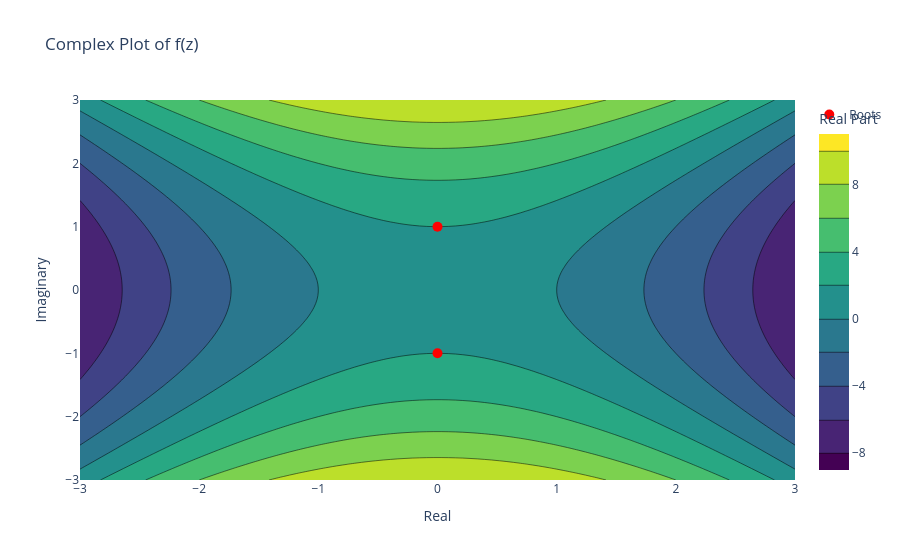

Notebook code for this chart:
### Code cell
import numpy as np
import matplotlib.pyplot as plt
from scipy.optimize import root

def complex_plot(func):
    real_range = np.linspace(-3, 3, 100)
    imag_range = np.linspace(-3, 3, 100)
    real_part = np.empty((len(real_range), len(imag_range)))

    for i, real in enumerate(real_range):
        for j, imag in enumerate(imag_range):
            z = complex(real, imag)
            result = func(z)
            real_part[i, j] = result.real

    # Find roots
    r = root(lambda x: x**2 + 1, x0=[1 + 1j, 1 - 1j], method="krylov")
    root_x = [root_val.real for root_val in r.x] if r.success else []
    root_y = [root_val.imag for root_val in r.x] if r.success else []

    # Plot with Matplotlib
    plt.figure(figsize=(7, 6))
    X, Y = np.meshgrid(real_range, imag_range, indexing='ij')
    cp = plt.contourf(X, Y, real_part, levels=50, cmap='viridis')
    plt.colorbar(cp, label='Real Part')
    if root_x:
        plt.scatter(root_x, root_y, color='red', s=60, label='Roots')
    plt.title('Complex Plot of f(z)')
    plt.xlabel('Real')
    plt.ylabel('Imaginary')
    plt.legend()
    plt.show()

# Use the function to plot x**2 + 1
complex_plot(lambda z: z**2 + 1)

### Figure 1 — Plotly figure (JSON) as saved in the notebook; plotly's stock layout.template omitted (floating-point values rounded to 4 significant figures; data arrays with more than 128 entries replaced by an {"elided": "..."} marker saying what was removed)
{"data": [{"colorbar": {"title": {"text": "Real Part"}}, "colorscale": [[0, "#440154"], [0.1111, "#482878"], [0.2222, "#3e4989"], [0.3333, "#31688e"], [0.4444, "#26828e"], [0.5556, "#1f9e89"], [0.6667, "#35b779"], [0.7778, "#6ece58"], [0.8889, "#b5de2b"], [1, "#fde725"]], "type": "contour", "x": [-3.0, -2.939, -2.879, -2.818, -2.758, -2.697, -2.636, -2.576, -2.515, -2.455, -2.394, -2.333, -2.273, -2.212, -2.152, -2.091, -2.03, -1.97, -1.909, -1.848, -1.788, -1.727, -1.667, -1.606, -1.545, -1.485, -1.424, -1.364, -1.303, -1.242, -1.182, -1.121, -1.061, -1.0, -0.9394, -0.8788, -0.8182, -0.7576, -0.697, -0.6364, -0.5758, -0.5152, -0.4545, -0.3939, -0.3333, -0.2727, -0.2121, -0.1515, -0.09091, -0.0303, 0.0303, 0.09091, 0.1515, 0.2121, 0.2727, 0.3333, 0.3939, 0.4545, 0.5152, 0.5758, 0.6364, 0.697, 0.7576, 0.8182, 0.8788, 0.9394, 1.0, 1.061, 1.121, 1.182, 1.242, 1.303, 1.364, 1.424, 1.485, 1.545, 1.606, 1.667, 1.727, 1.788, 1.848, 1.909, 1.97, 2.03, 2.091, 2.152, 2.212, 2.273, 2.333, 2.394, 2.455, 2.515, 2.576, 2.636, 2.697, 2.758, 2.818, 2.879, 2.939, 3.0], "y": [-3.0, -2.939, -2.879, -2.818, -2.758, -2.697, -2.636, -2.576, -2.515, -2.455, -2.394, -2.333, -2.273, -2.212, -2.152, -2.091, -2.03, -1.97, -1.909, -1.848, -1.788, -1.727, -1.667, -1.606, -1.545, -1.485, -1.424, -1.364, -1.303, -1.242, -1.182, -1.121, -1.061, -1.0, -0.9394, -0.8788, -0.8182, -0.7576, -0.697, -0.6364, -0.5758, -0.5152, -0.4545, -0.3939, -0.3333, -0.2727, -0.2121, -0.1515, -0.09091, -0.0303, 0.0303, 0.09091, 0.1515, 0.2121, 0.2727, 0.3333, 0.3939, 0.4545, 0.5152, 0.5758, 0.6364, 0.697, 0.7576, 0.8182, 0.8788, 0.9394, 1.0, 1.061, 1.121, 1.182, 1.242, 1.303, 1.364, 1.424, 1.485, 1.545, 1.606, 1.667, 1.727, 1.788, 1.848, 1.909, 1.97, 2.03, 2.091, 2.152, 2.212, 2.273, 2.333, 2.394, 2.455, 2.515, 2.576, 2.636, 2.697, 2.758, 2.818, 2.879, 2.939, 3.0], "z": {"elided": "100x100 float values"}}, {"marker": {"color": "red", "size": 10}, "mode": "markers", "name": "Roots", "type": "scatter", "x": [-1.001e-11, -1.001e-11], "y": [1.0, -1.0]}], "layout": {"showlegend": true, "title": {"text": "Complex Plot of f(z)"}, "xaxis": {"title": {"text": "Real"}}, "yaxis": {"title": {"text": "Imaginary"}}}}
